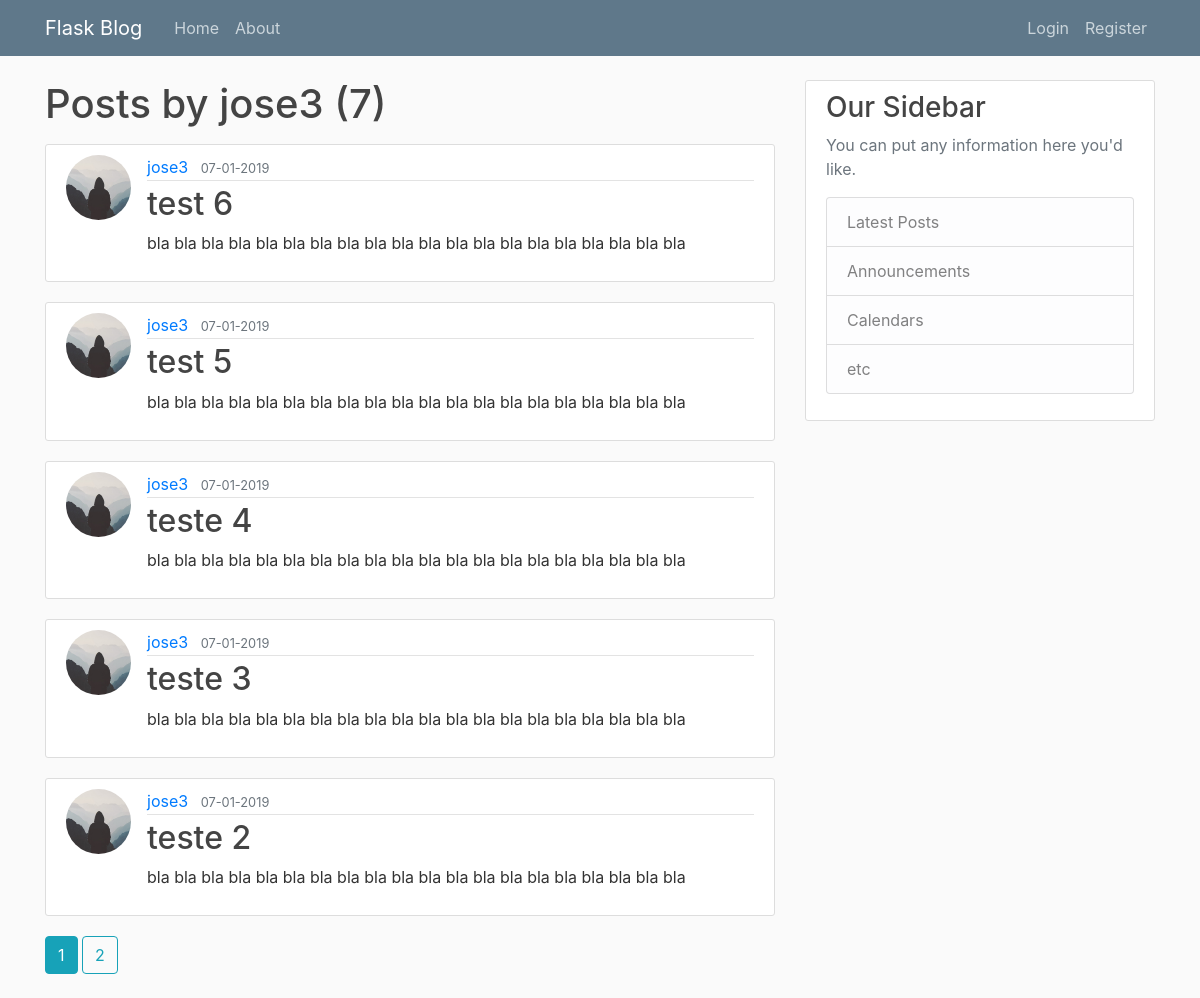
The page /user/jose3 on the database its author committed.
### flaskblog/models.py (models this page shows, shortened)
class User(db.Model, UserMixin):
    id = db.Column(db.Integer, primary_key=True)
    username = db.Column(db.String(20), unique=True, nullable=False)
    email = db.Column(db.String(120), unique=True, nullable=False)
    image_file = db.Column(db.String(20), nullable=False, default='default.jpg')
    password = db.Column(db.String(60), nullable=False)
    posts = db.relationship('Post', backref="author", lazy=True)

class Post(db.Model):
    id = db.Column(db.Integer, primary_key=True)
    title = db.Column(db.String(100), nullable=False)
    date_posted = db.Column(db.DateTime, nullable=False, default=datetime.utcnow)
    content = db.Column(db.Text, nullable = False)
    user_id = db.Column(db.Integer, db.ForeignKey('user.id'), nullable=False)

### flaskblog/routes.py (the view)
@app.route("/user/<string:username>")
def user_post(username):
    page = request.args.get('page', 1, type=int)
    user = User.query.filter_by(username=username).first_or_404()
    posts = Post.query.filter_by(author=user).order_by(Post.date_posted.desc()).paginate(page=page, per_page=5)
    return render_template('user_post.html', posts=posts, user=user)

### flaskblog/templates/user_post.html
{% extends "layout.html" %}
{% block content %}
    <h1 class = "mb-3">Posts by {{ user.username }} ({{ posts.total }})</h1>
    {% for post in posts.items %}
        <article class="media content-section">
          <img class = "rounded-circle article-img" src = "{{ url_for('static', filename='profile_pic/' + post.author.image_file) }}">
          <div class="media-body">
            <div class="article-metadata">
              <a class="mr-2" href="{{ url_for('user_post', username=post.author.username) }}">{{ post.author.username }}</a>
              <small class="text-muted">{{ post.date_posted.strftime('%d-%m-%Y') }}</small>
            </div>
            <h2><a class="article-title" href="{{ url_for('post', post_id=post.id) }}">{{ post.title }}</a></h2>
            <p class="article-content">{{ post.content }}</p>
          </div>
        </article>
    {% endfor %}
    {% for page_num in posts.iter_pages(left_edge=1, right_edge=1, left_current=1, right_current=2) %}
        {% if page_num %}
            {% if posts.page == page_num %}
                <a class = "btn btn-info mb-4" href="{{ url_for('user_post', username=user.username, page=page_num) }}">{{ page_num }}</a>
            {% else %}
                <a class = "btn btn-outline-info mb-4" href="{{ url_for('user_post', username=user.username, page=page_num) }}">{{ page_num }}</a>
            {% endif %}
        {% else %}
            ...
        {% endif %}
    {% endfor %}
{% endblock content %}

### flaskblog/static/main.css (style rules this page uses)
body { background: #fafafa; color: #333333; margin-top: 5rem; }
h1, h2, h3, h4, h5, h6 { color: #444444; }
.content-section { background: #ffffff; padding: 10px 20px; border: 1px solid #dddddd; border-radius: 3px; margin-bottom: 20px; }
.article-title { color: #444444; }
.article-content { white-space: pre-line; }
.article-img { height: 65px; width: 65px; margin-right: 16px; }
.article-metadata { padding-bottom: 1px; margin-bottom: 4px; border-bottom: 1px solid #e3e3e3 }

### rows shown on the page
User: username "jose3"
Post: image_file (placeholder picture), author.username "jose3", date_posted "07-01-2019", title "test 6", content "bla bla bla bla bla bla bla bla bla bla bla bla bla bla bla bla bla bla bla bla"
Post: image_file (placeholder picture), author.username "jose3", date_posted "07-01-2019", title "test 5", content "bla bla bla bla bla bla bla bla bla bla bla bla bla bla bla bla bla bla bla bla"
Post: image_file (placeholder picture), author.username "jose3", date_posted "07-01-2019", title "teste 4", content "bla bla bla bla bla bla bla bla bla bla bla bla bla bla bla bla bla bla bla bla"
Post: image_file (placeholder picture), author.username "jose3", date_posted "07-01-2019", title "teste 3", content "bla bla bla bla bla bla bla bla bla bla bla bla bla bla bla bla bla bla bla bla"
Post: image_file (placeholder picture), author.username "jose3", date_posted "07-01-2019", title "teste 2", content "bla bla bla bla bla bla bla bla bla bla bla bla bla bla bla bla bla bla bla bla"

### other values the page prints
{{ posts.total }} "7"
{{ page_num }} "1"
{{ page_num }} "2"
